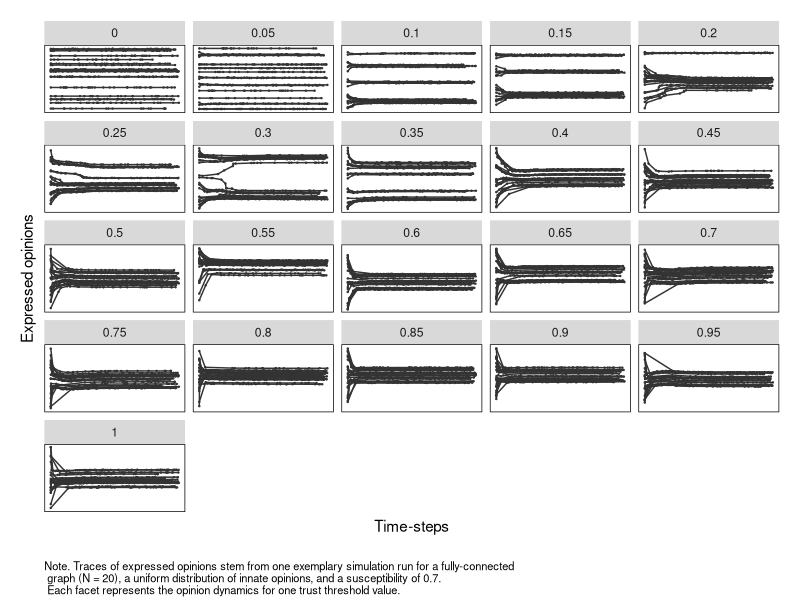

Generate this figure with R:
## ---- chunk 1
library(igraph)
library(ggplot2)
library(data.table)
## ---- chunk 2
# input: graph (character; indicates the underlying graph topology), 
#        num_nodes (integer; indicates the number of nodes in the network)
generate_network <- function(graph, num_nodes) { 
  
  # create a fully connected graph
  if (graph == "er") {
    
    # edge probability
    edge_prob <- 1
    
    # generate the graph with igraph
    er_graph <- sample_gnp(n = num_nodes, p = edge_prob, directed = T)
    
    # convert the weighted graph to an adjacency matrix
    m_er <- as_adjacency_matrix(er_graph, sparse = F)
    
    # return the adjacency matrix
    return(m_er)
  }
}
## ---- chunk 3
# input: dist (character; indicates the distribution),
#        num_nodes (integer; indicates the number of agents/nodes)
generate_s_dist <- function(dist, num_nodes) {
  # create a uniform distribution
  if (dist == "unif") {
    runif(n = num_nodes, min = 0, max = 1) -> s_dist
    return(s_dist)
  }
}
## ---- chunk 4
# input: G (matrix; adjacency matrix of interaction graph), 
#        t_max (integer; number of iterations), z (vector; expressed opinions at t = 0), 
#        s (vector; innate opinions), lambda (float; susceptibilities), c (float; trust threshold)
trace_simulation_run <- function(G, t_max, z, s, lambda, c) {
  
  # create data.table to store trace data of expressed opinions
  dt_ztrace <- rbind(data.table(time = integer(t_max), agent = integer(t_max), 
                                opinion = numeric(t_max)), 
                     data.table(time = 0, agent = seq_along(z), opinion = z)) # add initial values
 
  # create the influence matrix W based on underlying network graph
  W <- matrix(nrow = nrow(G), ncol = ncol(G))
  
  # iterate interaction rules of simulation until t_max is reached
  for (t in 1:t_max) {
  
    # randomly choose one agent i
    i <- sample(1:num_nodes, 1)
    
    # get all neighbors of i
    which(G[i, ] > 0) -> n_i
  
    # if the chosen agent has any neighbors
    if (length(n_i) != 0) {
      
      # calculate the opinion difference to each neighbor, determine whether it is 
      # below or above c, and store the index of the neighbor 
      n_i_belowc <- c() # create n_i_belowc for neighbors whose difference is below c
      n_i_abovec <- c() # create n_i_abovec for neighbors whose difference is above c
      
      for (j in 1:length(n_i)) {
        ifelse(abs(z[i] - z[n_i[j]]) <= c, 
               n_i_belowc <- c(n_i_belowc, n_i[j]), 
               n_i_abovec <- c(n_i_abovec , n_i[j]))
        }
    
      # if there are no neighbors below the trust threshold
      if (length(n_i_belowc) == 0) { 
        0 -> W[i, n_i_abovec] # assign an influence of 0 for all neighbors to the influence matrix
        
        # if there are neighbors below the trust threshold
        } else {
          
        # calculate the new weights and add the weights to the influence matrix W
        1 / sum(n_i_belowc != 0) -> W[i, n_i_belowc] # neighbors below the trust threshold will 
                                                     # exert equal influence and influence
        0 -> W[i, n_i_abovec] # neighbors above the trust threshold will get 0
      
        # update the expressed opinion of agent i based on the equation of the FJ model
        (1- lambda)*s[i] + lambda * sum(W[i, n_i_belowc] * z[n_i_belowc]) -> z[i] 
        }
      }
    # trace the changes of the expressed opinion of agent i
    dt_ztrace[t, `:=`(time = t, agent = i, opinion = z[i])] -> dt_out
    
    # when t_max is reached, return trace data of the expressed opinions
    if (t == t_max) return(dt_out)
  }
}
## ---- chunk 5
num_nodes <- 20 # number of nodes in the network: 20
G <- "er" # network structure: fully connected network 
s_dist <- "unif" # distribution of innate opinions: uniform
c_vals <- seq(0, 1, by = 0.05) # vector of values for trust threshold c: 0 to 1 (manipulated)
lambda <- 0.7 # susceptibilities of agents: 0.7
t_max <- 500 # # max iterations of simulation: 500

output_length <- (t_max + num_nodes)*length(c_vals)*length(G)*length(s_dist)*length(lambda) # number of rows 
                                                                                            # of the result
                                                                                            # data.table
index_beg_save <- 1 # initialize indexes used for addressing positions in result table (begin)
index_end_save <- t_max + num_nodes # (end of save index)

# create data.table in which trace data for trust thresholds is stored
dt_simtrace <- data.table(G = character(output_length), in_opinion_dist = character(output_length), 
                          c_threshold = numeric(output_length), lambda = numeric(output_length), 
                          time = integer(output_length), agent = integer(output_length), 
                          exp_opinion = numeric(output_length))

# run simulations by manipulating c_vals and store output values
for (g in G)       { # use nested loops to create each combination of simulation parameters
  for (d in s_dist) {
    for (k in lambda) {
      for (i in c_vals) {
        # for each combination of G, s_dist, lambda, and c_vals run simulation 
        n <- generate_network(graph = g, num_nodes = num_nodes) # generate the underlying network
        s <- generate_s_dist(dist = d, num_nodes = num_nodes) # generate the vector of innate opinions 
        z <- s # assign the expressed opinion vector (based on the innate opinions at time-point 0)
          
        # get the trace data for one experimental run
        trace_simulation_run(G = n, t_max = t_max, z = z, s = s, lambda = k, c = i) -> z_trace 
    
        # join trace data with context information of experimental run
        dt_simtrace[index_beg_save:index_end_save, `:=` (G = g, in_opinion_dist = d, c_threshold = i, 
                                                         lambda = k, time = z_trace$time, agent = z_trace$agent, 
                                                         exp_opinion = z_trace$opinion)] 
        
        # increase the number of the indices at which values of run should be stored in final 
        # data.table (used for properly storing data)
        index_beg_save <- index_beg_save + t_max + num_nodes
        index_end_save <- index_end_save + t_max + num_nodes
      }
    }
  }
}
## ---- chunk 6
dt_simtrace |> 
  ggplot(mapping = aes(x = time,
                       y = exp_opinion,
                       color = as.factor(agent))) + # use color to trace agents
  facet_wrap(~ c_threshold) + # show facets for each trust threshold
  # styling of figure
  labs(x = "Time-steps",
       y = "Expressed opinions",
       caption = "Note. Traces of expressed opinions stem from one exemplary simulation run for a fully-connected \n graph (N = 20), a uniform distribution of innate opinions, and a susceptibility of 0.7. \n Each facet represents the opinion dynamics for one trust threshold value.") + 
  geom_point(size = 0.2) + 
  geom_line() + 
  scale_color_grey(start = 0.2, end = 0.2) + # remove color
  guides(colour = "none") +
  theme(axis.text.y = element_blank(),
        axis.ticks.y = element_blank(),
        axis.text.x = element_blank(),
        axis.ticks.x = element_blank(),
        plot.margin = margin(15, 15, 15, 15),
        panel.background = element_blank(),
        panel.border = element_rect(color = 'black', 
                                    fill = NA, 
                                    linewidth = 0.5),
        plot.caption = element_text(hjust = 0, vjust = -5, size = 8)) -> g_output

# save figure
ggsave(filename = "opiniontrace_exp1.png", 
       plot =  g_output,
       units = "cm",
       height = 13,
       width = 16)
